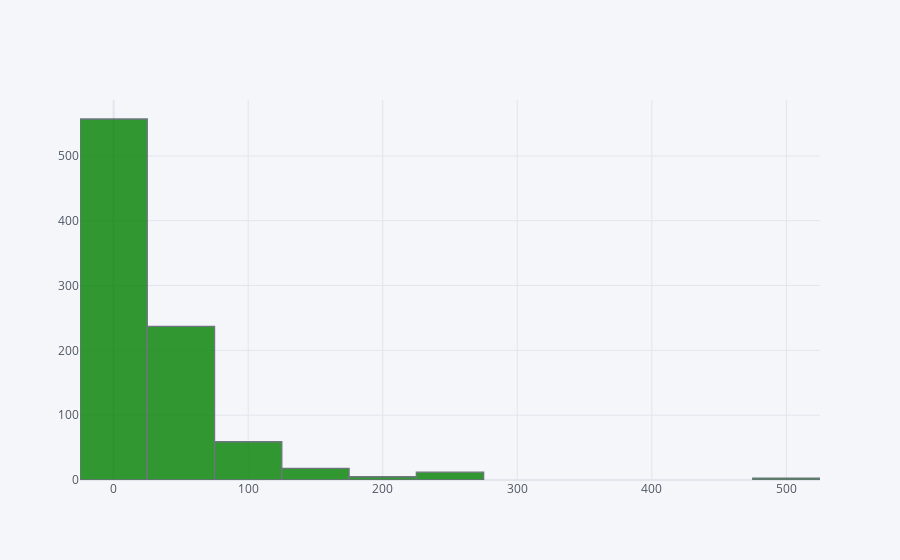

Notebook source saved alongside this figure:
### Code cell
#In Cufflinks, iplot is a method used to create interactive plots directly in a Jupyter notebook.
train['Fare'].iplot(kind="hist",bins=20,color="green")

### Figure 1 — Plotly figure (JSON) as saved in the notebook; plotly's stock layout.template omitted (floating-point values rounded to 4 significant figures; data arrays with more than 128 entries replaced by an {"elided": "..."} marker saying what was removed)
{"data": [{"histfunc": "count", "histnorm": "", "marker": {"color": "rgba(0, 128, 0, 1.0)", "line": {"color": "#4D5663", "width": 1.3}}, "name": "Fare", "nbinsx": 20, "opacity": 0.8, "orientation": "v", "type": "histogram", "x": {"elided": "891 float values"}}], "layout": {"barmode": "overlay", "legend": {"bgcolor": "#F5F6F9", "font": {"color": "#4D5663"}}, "paper_bgcolor": "#F5F6F9", "plot_bgcolor": "#F5F6F9", "title": {"font": {"color": "#4D5663"}}, "xaxis": {"gridcolor": "#E1E5ED", "showgrid": true, "tickfont": {"color": "#4D5663"}, "title": {"font": {"color": "#4D5663"}, "text": ""}, "zerolinecolor": "#E1E5ED"}, "yaxis": {"gridcolor": "#E1E5ED", "showgrid": true, "tickfont": {"color": "#4D5663"}, "title": {"font": {"color": "#4D5663"}, "text": ""}, "zerolinecolor": "#E1E5ED"}}}
